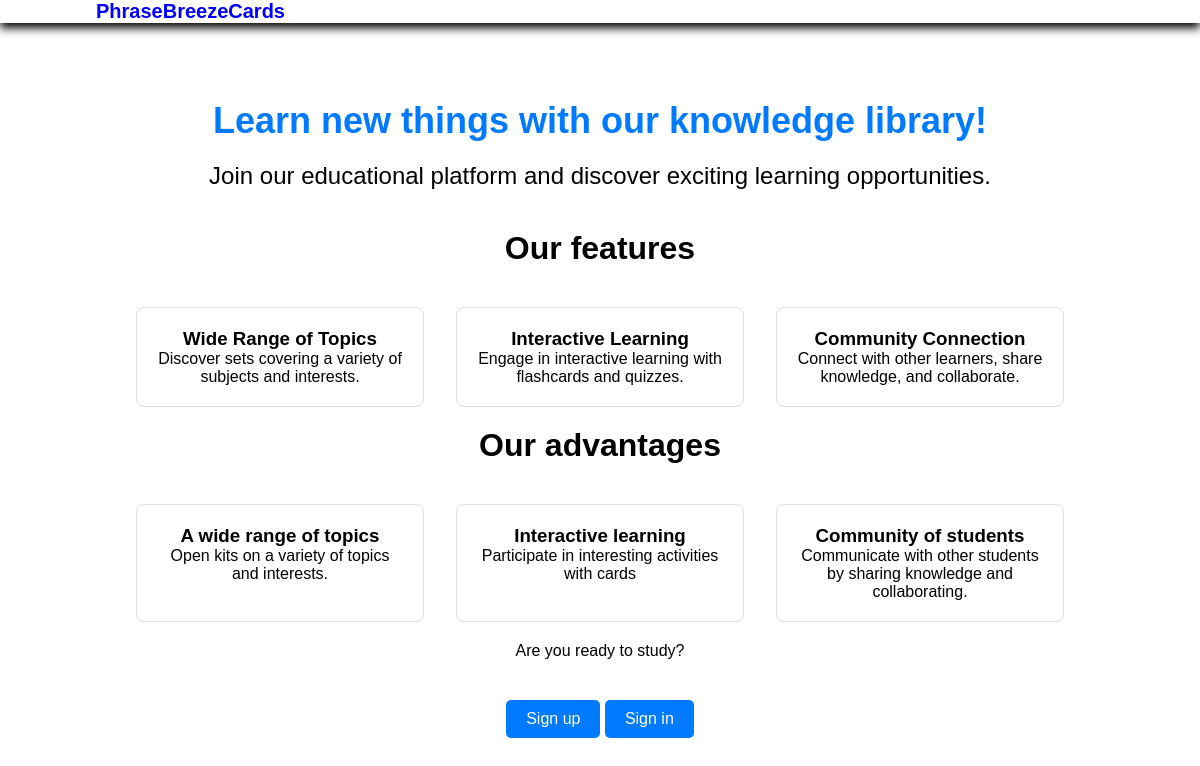
The page / on the database its author committed.
### lending_page/models.py (models this page shows, shortened)
class Lending(models.Model):
    heading = models.CharField(max_length=100)
    subtitle = models.CharField(max_length=100)

class Feature(models.Model):
    feature = models.CharField(max_length=100)
    feature_description = models.CharField(max_length=100)

class Advantages(models.Model):
    advantages = models.CharField(max_length=100,null=True)
    advantage_description = models.CharField(max_length=100)

### lending_page/views.py (the view)
# urls.py: path('', lending_page_view, name = 'lending_page')
def lending_page_view(request):
    if request.method == 'GET':
        lending_list = Lending.objects.all()
        advantages_list = Advantages.objects.all()
        features_list = Feature.objects.all()
        context = {
            'lending_list': lending_list,
            'advantages_list': advantages_list,
            'features_list': features_list,
            }
        template_name = 'lending_page.html'
        return render(request, template_name, context)

### templates/lending_page.html (shortened to what this page needs)
{% extends 'base_generic.html' %}
{% block header %}
    {% include 'header_2.html' %}
{% endblock %}
{% block content %}
    <head>
    </head>
    <body>
        <div class="container">
            {% for info in lending_list %}
                <h1 class="main-title">{{info.heading}}</h1>
                <p class="sub-title">{{info.subtitle}}</p>
            {% endfor %}
            <h1>Our features</h1>
            <div class="features">
                {% for info in features_list %}
                    <div class="feature">
                        <h3>{{info.feature}}</h3>
                        <p>{{info.feature_description}}</p>
                    </div>
                {% endfor %}
            </div>
            <h1>Our advantages</h1>
            <div class="advantages">
                {% for info in advantages_list %}
                    <div class="advantage">
                        <h3>{{info.advantages}}</h3>
                        <p>{{info.advantage_description}}</p>
                    </div>
                {% endfor %}
            </div>
            <p>Are you ready to study?</p>
            <div class="cta-section">
                <a href="{% url 'register' %}" class="cta-button">Sign up</a>
                <a href="{% url 'login' %}" class="cta-button">Sign in</a>
            </div>
        </div>
    </body>
{% endblock %}

### templates/base_generic.html (style rules this page uses)
* { margin: 0; padding: 0; box-sizing: border-box; font-family: sans-serif; list-style: none; text-decoration: none; }
body { margin-top: 100px; height: 100vh; background-color: #fff; }

### templates/lending_page.html (style rules this page uses)
.container { max-width: 960px; margin: 50px auto; text-align: center; }
.main-title { font-size: 36px; margin-bottom: 20px; color: #007AFF; }
.sub-title { font-size: 24px; margin-bottom: 40px; color: #000; }
.features, .advantages { display: flex; justify-content: space-around; margin-top: 40px; }
.feature, .advantage { width: 30%; padding: 20px; background-color: #fff; border: 1px solid #ddd; border-radius: 8px; margin-bottom: 20px; }
.cta-section { text-align: center; margin-top: 40px; }
.cta-button { display: inline-block; padding: 10px 20px; background-color: #007AFF; color: #fff; text-decoration: none; border-radius: 5px; font-size: 16px; transition: background-color 0.3s; }

### rows shown on the page
Lending: heading "Learn new things with our knowledge library!", subtitle "Join our educational platform and discover exciting learning opportunities."
Feature: feature "Wide Range of Topics", feature_description "Discover sets covering a variety of subjects and interests."
Feature: feature "Interactive Learning", feature_description "Engage in interactive learning with flashcards and quizzes."
Feature: feature "Community Connection", feature_description "Connect with other learners, share knowledge, and collaborate."
Advantages: advantages "A wide range of topics", advantage_description "Open kits on a variety of topics and interests."
Advantages: advantages "Interactive learning", advantage_description "Participate in interesting activities with cards"
Advantages: advantages "Community of students", advantage_description "Communicate with other students by sharing knowledge and collaborating."
